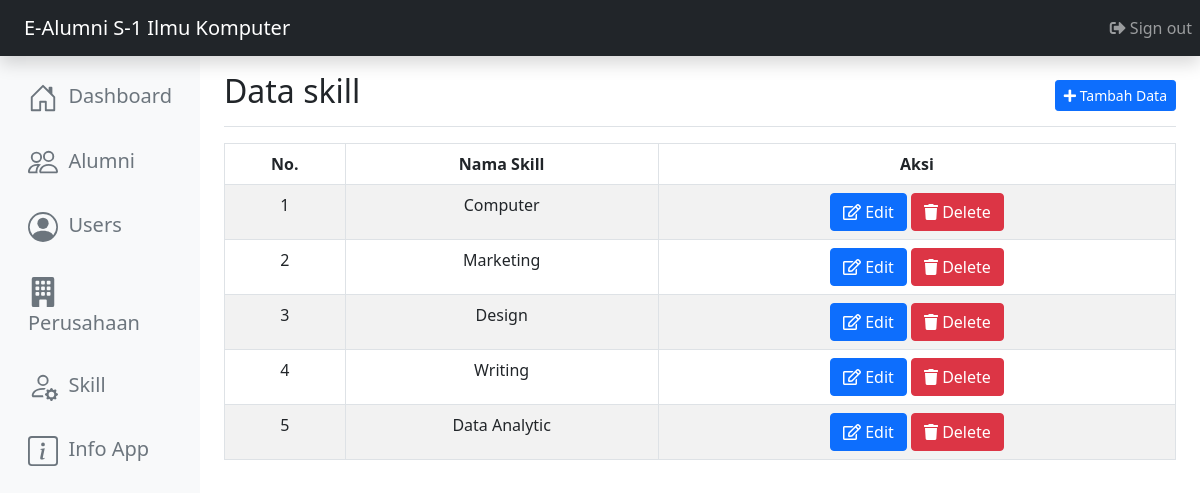
/rescrited/page/skill.php (signed in), run on the app's committed database.
### tables this page shows
CREATE TABLE `tb_aplikasi` (
  `id` int(11) NOT NULL,
  `nama` varchar(255) NOT NULL,
  `tahun_dibuat` date NOT NULL
);

CREATE TABLE `tb_skill` (
  `id_skill` int(11) NOT NULL,
  `nama_skill` varchar(255) NOT NULL
);

### rescrited/page/modal-skill.php (the view, shortened to what this page needs)
<?php
include '../connection.php';
?>
<div class="content-wrapper">
<section class="content">
  <div class="row">
    <div class="col-sm-12">
      <div class="box box-primary">
        <div class="box-body">
          <div class="table-responsive22">
            <table id="datatable" class="table table-bordered table-striped">
              <thead class="text-center">
                <tr>
                  <th>No.</th>
                  <th>Nama Skill</th>
                  <?php
                    if ($_SESSION['role_user'] == 'Admin'){
                    ?>
                  <th>Aksi</th>
                  <?php
                    }
                  ?>
                </tr>
              </thead>
              <tbody>
                  <?php
                    $no = 1;
                    $queryview = mysqli_query($conn, "SELECT * FROM tb_skill");
                    while ($row = mysqli_fetch_assoc($queryview)) {
                  ?>
                  <tr class="text-center">
                    <td><?php echo $no++;?></td>
                    <td><?php echo $row['nama_skill'];?></td>
                    <?php
                    if ($_SESSION['role_user'] == 'Admin'){
                    ?>
                    <td>
                      <a href="#" class="btn btn-primary btn-flat btn-xs" data-bs-toggle="modal" data-bs-target="#updateskill<?php echo $no; ?>"><i class="far fa-edit"></i> Edit</a>
                      <a href="#" class="btn btn-danger btn-flat btn-xs" data-bs-toggle="modal" data-bs-target="#deleteskill<?php echo $no; ?>"><i class="fa fa-trash"></i> Delete</a>
                    </td>
                    <?php
                    }
                    ?>
                  </tr>
                  <?php
                    }
                  ?>
              </tbody>
            </table>
          </div>
        </div>
      </div>
    </div>
  </div>
</section>
</div>

### rescrited/page/nav.php (shortened to what this page needs)
<header class="navbar navbar-dark sticky-top bg-dark flex-md-nowrap p-2 shadow">
  <a class="navbar-brand col-md-3 col-lg-2 me-0 px-3 fs-5" href="#">
  <?php
  $query = "SELECT * FROM tb_aplikasi";
  $result = mysqli_query($conn, $query);
  while ($row = mysqli_fetch_assoc($result)) {
    echo $row['nama'];
  }
  ?>
    </a>
        <ul class="navbar-nav">
            <li class="nav-item">
                <a class="nav-link" href="../logout.php"><i class="fas fa-sign-out-alt"></i> Sign out</a>
            </li>
        </ul>
</header>
<div class="container-fluid">
  <div class="row">
    <nav id="sidebarMenu" class="col-md-3 col-lg-2 d-md-block bg-light sidebar collapse vh-100">
      <div class="position-sticky pt-3 sidebar-sticky">
        <ul class="nav flex-column">
          <li class="nav-item">
          <a class="nav-link link-secondary" href="index.php">
              <p class="fs-5"><span class="align-text-top">&nbsp; Dashboard</span></p>
            </a>
          </li>
          <li class="nav-item">
          <a class="nav-link link-secondary" href="alumni.php">
              <p class="fs-5"><span class="align-text-top">&nbsp; Alumni</span></p>
            </a>
          </li>
          <li class="nav-item">
            <a class="nav-link link-secondary" href="user.php">
              <p class="fs-5"><span class="align-text-top">&nbsp; Users</span></p>
            </a>
          </li>
          <li class="nav-item">
            <a class="nav-link link-secondary" href="company.php">
              <p class="fs-5"><span class="align-text-top">&nbsp; Perusahaan</span></p>
            </a>
          </li>
          <li class="nav-item">
            <a class="nav-link link-secondary" href="skill.php">
              <p class="fs-5">&nbsp; Skill</span></p>
            </a>
          </li>
          <li class="nav-item">
            <a class="nav-link link-secondary" href="app.php">
              <p class="fs-5"><span class="align-text-top">&nbsp; Info App</span></p>
            </a>
          </li>
        </ul>
      </div>
    </nav>

### data on the page
tb_aplikasi: nama "E-Alumni S-1 Ilmu Komputer"
tb_skill: nama_skill "Computer"
tb_skill: nama_skill "Marketing"
tb_skill: nama_skill "Design"
tb_skill: nama_skill "Writing"
tb_skill: nama_skill "Data Analytic"
